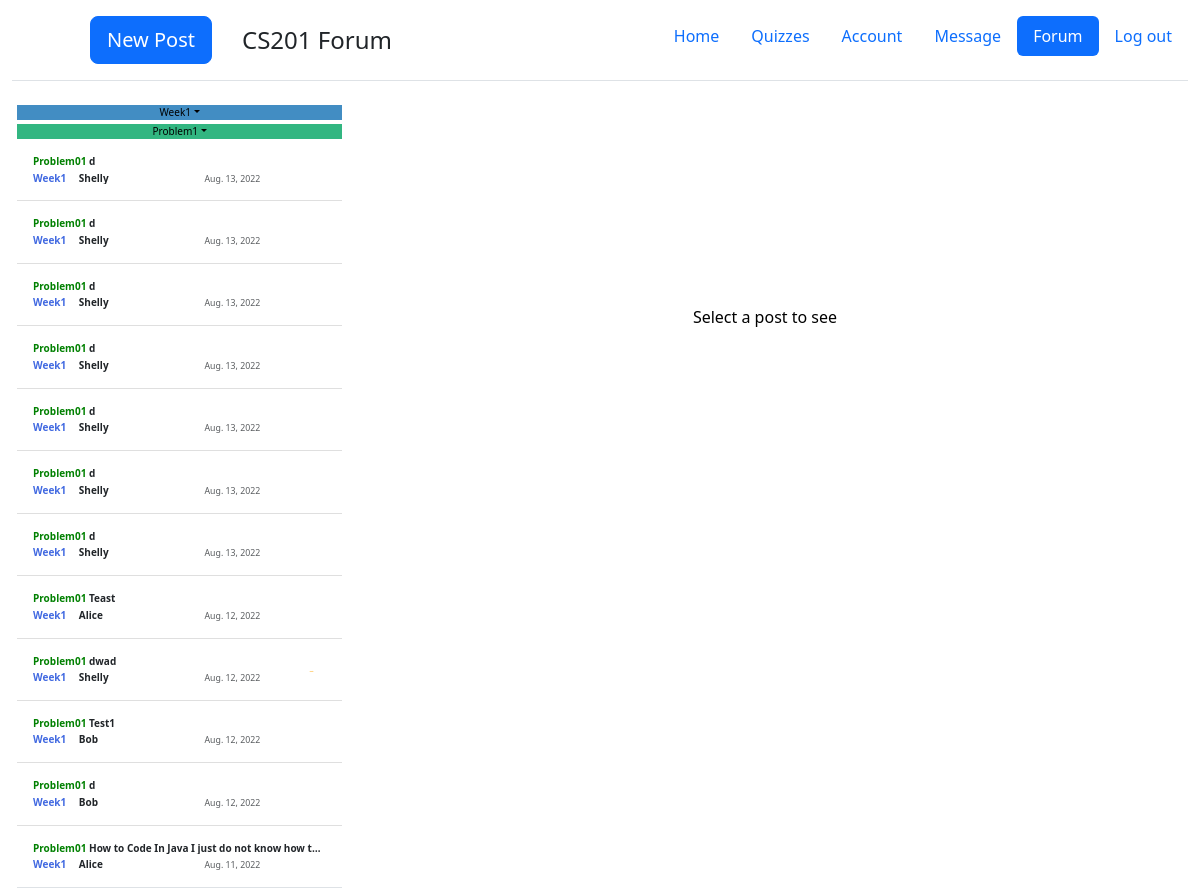
The page /cs201/forum101 (signed in) on the database as committed earlier.
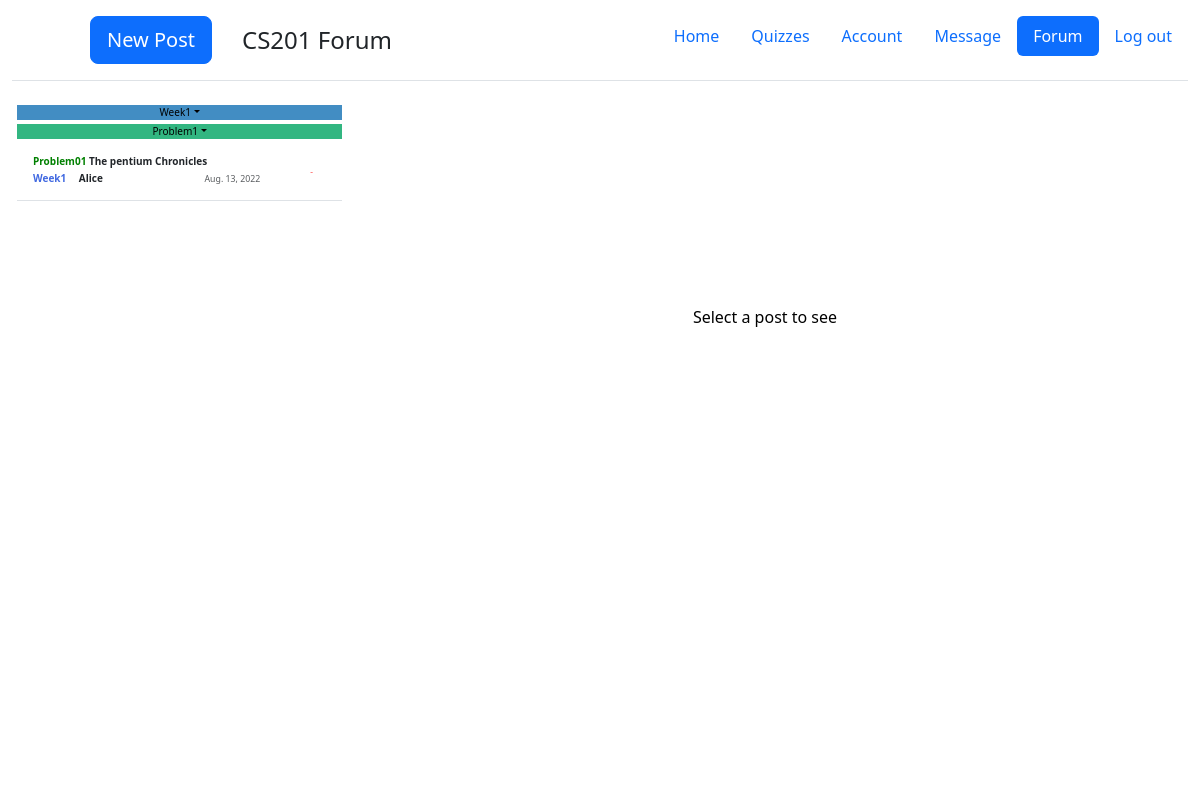
The same page on the database as committed later.
### forum/models.py (models this page shows, shortened)
class Post(models.Model):
    text=models.TextField()
    author_name= models.CharField(max_length=50)
    author_netid = models.CharField(max_length=8)
    pub_date = models.DateTimeField(default=datetime.datetime.strptime('2022-7-26 6:00','%Y-%m-%d %H:%M').astimezone(datetime.timezone(datetime.timedelta(hours=0))))
    title = models.CharField(max_length=100)
    level = models.IntegerField(default=0) # Asynchorons or Shown to everyone or show to staff
    question_id = models.IntegerField(default=0) #
    category = models.IntegerField(default=0) # This is the week id

### forum/views.py (the view)
# urls.py: path('<str:filt>', views.forum,name='forum'),
def forum(request,filt):
    context={}
    student = Student.objects.get(student_netid=request.user.username)
    post_seen = list(map(int,list(filter(lambda x:x!='',student.forum_seen.split(',')))))
    comment_seen = list(map(int,(list(filter(lambda x: x!="", student.comment_seen.split(','))))))
    post_star = list(map(int,(list(filter(lambda x: x!="", student.forum_star.split(','))))))
    if filt == 'All':
        context['post']=Post.objects.all().order_by('-pub_date')
    elif filt =='Star':
        post = [Post.objects.get(id=star_id) for star_id in post_star]
        context['post']= post
    elif filt[0:2]=='We':
        week = int(filt[4:])
        context['post'] = Post.objects.filter(question_id__gte=week*100 ,question_id__lte=(week+1)*100).order_by('-pub_date')
        context['first']=filt
        context['problem'] = Questiondict.objects.filter(question_id__gte=week*100 ,question_id__lte=(week+1)*100).order_by('question_id')
    else :
        question_id = int(filt)
        week = int(filt[0:1])
        context['post'] = Post.objects.filter(question_id=question_id).order_by('-pub_date')
        context['problem']=Questiondict.objects.filter(question_id__gte=100*week,question_id__lte=100*(week+1)).order_by('question_id')
        context['first']="Week"+str(week)
    context['post_star']=post_star
    context['post_seen']=post_seen
    context['filt']=filt
    context['comment_seen']= [Comment.objects.get(id=comment_id).post_id for comment_id in comment_seen]
    return render(request, 'forum/forum.html',context)

### quiz/templatetags/my_tags.py (called while the page is built, shortened)
@register.filter
def date(date):
    return date.date()

@register.filter
def show_category(level):
    if level==0:
        return 'Week1'

@register.filter
def show_question(question_id):
    s = str(question_id)[1:]
    return 'Problem'+s

@register.filter
def title1(name):
    if name[0:2]!='We' and name[0:2]!='St' and name[0:2]!='Al':
        return 'Week' + str(name[0:1])
    return name

@register.filter
def title2(name):
    if name[0:2]=='We':
        return 'All'
    return 'Problem' + str(int(name[1:]))

### forum/templates/forum/forum.html (shortened to what this page needs)
<!doctype html>
<html lang="en" class="h-100">
  <head>
{% load static %}
{% load my_tags%}
<link rel = "stylesheet" type ="text/css" href = "{% static 'quiz/bootstrap/css/bootstrap.min.css' %}">
<link rel = "stylesheet" type ="text/css" href = "{% static 'simple_judge/cover.css' %}">
<link rel = "stylesheet" type ="text/css" href = "{% static 'forum/sidebars.css' %}">
  </head>
  <body class="d-flex h-100 text-center text-black bg-white">
    <div class="container-fluid d-flex w-100 h-100  mx-auto flex-column" style='width:1800px'>
      <header class="d-flex flex-wrap justify-content-center py-3 mb-4 border-bottom">
        <a  class="d-flex align-items-center mb-3 mb-md-0 me-md-auto text-dark text-decoration-none">
          <svg class="bi me-2" width="40" height="32"><use xlink:href="#bootstrap"/></svg>
          <button type="button" class="btn btn-primary btn-lg" style="margin-left:30px" onclick="newpost()">New Post</button>
          <span class="fs-4" style='margin-left:30px'>CS201 Forum</span>
        </a>
        <ul class="nav nav-pills">
          <li class="nav-item"><a href="{% url 'quiz:userface' %}" class="nav-link " aria-current="page">Home</a></li>
        <li class="nav-item"><a href="{% url 'quiz:assignment'  %}" class="nav-link">Quizzes</a></li>
        <li class="nav-item"><a href="{% url 'quiz:account'  %}" class="nav-link">Account</a></li>
        <li class="nav-item"><a href="{% url 'quiz:message'  %}" class="nav-link">Message</a></li>
        <li class="nav-item"><a href="{% url 'forum:forum' 'All' %}" class="nav-link active">Forum</a></li>
        <li class="nav-item"><a href="#" class="nav-link" onclick="go()">Log out</a></li>
        </ul>
      </header>
    <main class="d-flex ">
              <div class="d-flex flex-column align-items-stretch flex-shrink-0 bg-white" style="width: 325px;font-size:10px;margin-left:5px;" id ='sidebar'>
                    <div class='row'>
                          <div class='col-md-12'>
                            <a class="nav-link dropdown-toggle " href="#" id="dropdown01" data-bs-toggle="dropdown" aria-expanded="false" style="background:rgb(66, 141, 195)">{{filt|title1}}</a>
                          </div>
                          {% if problem %}
                          <div class='col-md-12'>
                            <a class="nav-link dropdown-toggle " href="#" id="dropdown01" data-bs-toggle="dropdown" aria-expanded="false" style="background:rgb(50, 182, 129);margin-top:4px">{{filt|title2}}</a>
                          </div>
                          {% endif %}
                    </div>
                <div class="list-group list-group-flush border-bottom scrollarea" style="overflow:auto;white-space:nowrap" id='siding'>
                  {% for c in post %}
                  <button  class="list-group-item list-group-item-action py-3 lh-sm  " id="{{c.id}}" aria-current="true" onclick='another({{c.id}})'>
                    <div class="d-flex w-100 align-items-center justify-content-between">
                      <strong class="mb-1" style="overflow: hidden;text-overflow: ellipsis;word-break:keep-all;white-space:nowrap;display:block;">
                        <strong style='color:green'>{{c.question_id|show_question}}</strong> {{c.title}}</strong>
                    </div>
                                      <div class='row'>
                                        <div class="col-md-6 " style="overflow: hidden;text-overflow: ellipsis;word-break:keep-all;white-space:nowrap;display:block;text-align:left">
                                          <a style='color:red' name='category'><strong>{{c.category|show_category}}</strong></a>
                                          {% if c.level == 0 %}
                                            <strong style='margin-left:10px' name='colorauthor'>{{c.author_name}}</strong>
                                          {% else %}
                                            <strong style='margin-left:10px' name='colorauthor'>Anonymous</strong>
                                          {% endif %}
                                        </div>
                                          <div class ='col-md-4' style=''>
                                            <small class="text-muted" style=''>{{c.pub_date|date}}</small>
                                          </div>
                                            <div class='col-md-2 ' style='font-size:1px'>
                                              {% if c.id in post_seen%}
                                              <strong style='color:red;display:inline' id='status'>New</strong>
                                              {% else %}
                                                      {% if c.id in comment_seen %}
                                                      <strong style='color:orange;font-size:100%' id ='comment' >Update</strong>
                                                      {% endif %}
                                              {% endif %}
                                            </div>
                                      </div>
                    </button>
                  {%endfor%}
                </div>
              </div>
        <div class="d-flex flex-column align-items-stretch flex-shrink-0 bg-white" style='background-color:purple;margin:0 auto;width:800px;margin-top:200px'>
          Select a post to see
        </div>
    </main>
</div>
  </body>
</html>

### forum/static/forum/sidebars.css (style rules this page uses)
body { min-height: 100vh; min-height: -webkit-fill-available; }
html { height: -webkit-fill-available; }
main { height: 100vh; height: -webkit-fill-available; max-height: 100vh; overflow-x: auto; overflow-y: hidden; }
.dropdown-toggle { outline: 0; }
.scrollarea { overflow-y: auto; }

Rows that differ between the two databases and show on the page:
removed Post: question_id|show_question "Problem01", title "d", category|show_category "Week1", author_name "Shelly", pub_date "Aug. 13, 2022"
removed Post: question_id|show_question "Problem01", title "d", category|show_category "Week1", author_name "Shelly", pub_date "Aug. 13, 2022"
removed Post: question_id|show_question "Problem01", title "d", category|show_category "Week1", author_name "Shelly", pub_date "Aug. 13, 2022"
removed Post: question_id|show_question "Problem01", title "d", category|show_category "Week1", author_name "Shelly", pub_date "Aug. 13, 2022"
removed Post: question_id|show_question "Problem01", title "d", category|show_category "Week1", author_name "Shelly", pub_date "Aug. 13, 2022"
removed Post: question_id|show_question "Problem01", title "d", category|show_category "Week1", author_name "Shelly", pub_date "Aug. 13, 2022"
removed Post: question_id|show_question "Problem01", title "d", category|show_category "Week1", author_name "Shelly", pub_date "Aug. 13, 2022"
removed Post: question_id|show_question "Problem01", title "Teast", category|show_category "Week1", author_name "Alice", pub_date "Aug. 12, 2022"
removed Post: question_id|show_question "Problem01", title "dwad", category|show_category "Week1", author_name "Shelly", pub_date "Aug. 12, 2022"
removed Post: question_id|show_question "Problem01", title "Test1", category|show_category "Week1", author_name "Bob", pub_date "Aug. 12, 2022"
removed Post: question_id|show_question "Problem01", title "d", category|show_category "Week1", author_name "Bob", pub_date "Aug. 12, 2022"
removed Post: question_id|show_question "Problem01", title "How to Code In Java I just do not know how t…", category|show_category "Week1", author_name "Alice", pub_date "Aug. 11, 2022"
added Post: question_id|show_question "Problem01", title "The pentium Chronicles", category|show_category "Week1", author_name "Alice", pub_date "Aug. 13, 2022"
